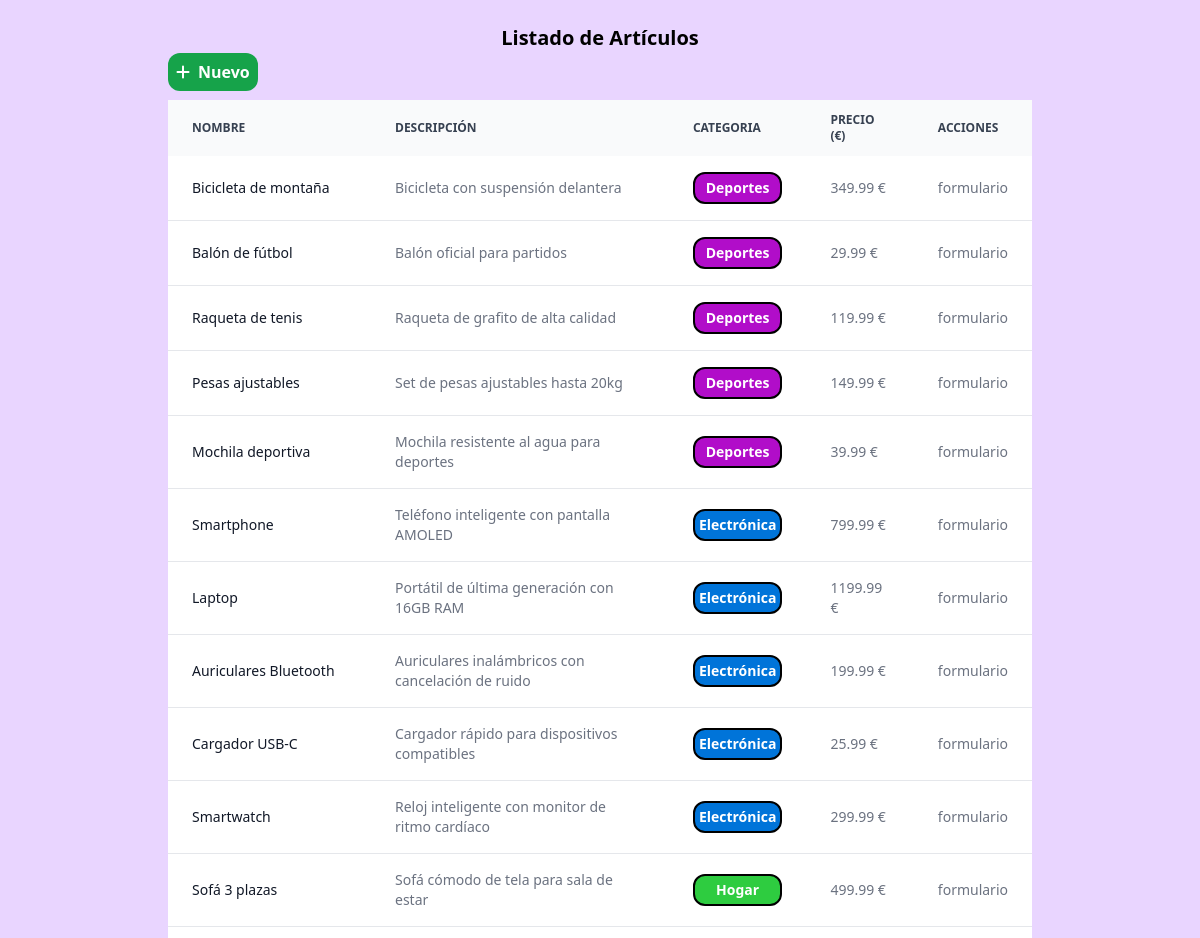
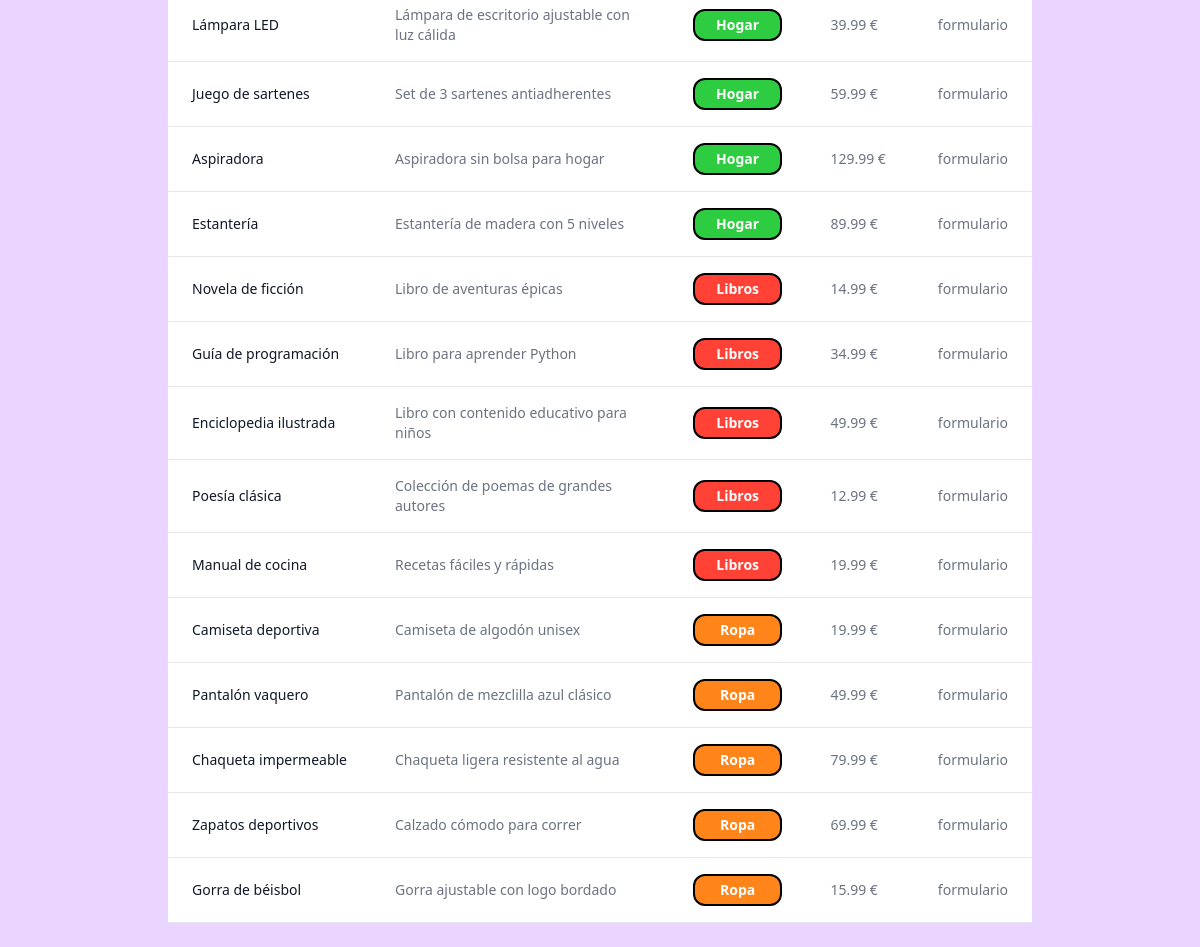
Screenshot of /cruds/ej4/public/articulos.php with the database file from the repository (2 pictures, top to bottom).
### tables this page shows
create table articulos(
    id int auto_increment primary key,
    nombre varchar(60) unique not null,
    descripcion varchar(150),
    precio numeric(6,2),
    categoria_id int not null,
    constraint fk_art_cat foreign key(categoria_id) references categorias(id) on delete cascade
);

create table categorias(
    id int auto_increment primary key,
    nombre varchar(60) unique not null,
    color varchar(100) not null
);

### cruds/ej4/public/articulos.php (the view, shortened to what this page needs)
<?php
require __DIR__ . "/../utilidades/conexion.php";
$q = "select articulos.*, categorias.nombre as nomcat, color from articulos, categorias where categoria_id=categorias.id order by nomcat";
$articulos = mysqli_query($llave, $q);
?>
<!DOCTYPE html>
<html lang="es">
<head>
    <script src="https://cdn.tailwindcss.com"></script>
    <link rel="stylesheet" href="https://cdnjs.cloudflare.com/ajax/libs/font-awesome/6.6.0/css/all.min.css" />
</head>
<body class="p-6 bg-purple-200">
    <h3 class="text-center font-bold text-xl">Listado de Artículos</h3>
    <div class="w-3/4 mx-auto mt-2">
        <div class="mb-4">
            <a href="nuevo.php" class="p-2 rounded-xl bg-green-600 hover:bg-green-800 font-bold text-white">
                <i class='fas fa-add mr-2'></i>Nuevo
            </a>
        </div>
        <table class="w-full text-sm text-left rtl:text-right text-gray-500 dark:text-gray-400">
            <thead class="text-xs text-gray-700 uppercase bg-gray-50 dark:bg-gray-700 dark:text-gray-400">
                <tr>
                    <th scope="col" class="px-6 py-3">
                        NOMBRE
                    </th>
                    <th scope="col" class="px-6 py-3">
                        DESCRIPCIÓN
                    </th>
                    <th scope="col" class="px-6 py-3">
                        CATEGORIA
                    </th>
                    <th scope="col" class="px-6 py-3">
                        PRECIO (€)
                    </th>
                    <th scope="col" class="px-6 py-3">
                        ACCIONES
                    </th>
                </tr>
            </thead>
            <tbody>
                <?php foreach ($articulos as $item): ?>
                    <tr class="bg-white border-b dark:bg-gray-800 dark:border-gray-700">
                        <th scope="row" class="px-6 py-4 font-medium text-gray-900 whitespace-nowrap dark:text-white">
                            <?= $item['nombre'] ?>
                        </th>
                        <td class="px-6 py-4">
                            <?= $item['descripcion'] ?>
                        </td>
                        <td class="px-6 py-4">
                            <p
                                class="p-1 rounded-xl border-2 border-black text-center font-bold text-white"
                                style="background-color:<?= $item['color'] ?>">
                                <?= $item['nomcat'] ?>
                            </p>
                        </td>
                        <td class="px-6 py-4">
                            <?= $item['precio'] ?> €
                        </td>
                        <td class="px-6 py-4">
                            formulario
                        </td>
                    </tr>
                <?php endforeach; ?>
            </tbody>
        </table>
    </div>
</body>
</html>

### rows the page displays
articulos: nombre "Bicicleta de montaña", descripcion "Bicicleta con suspensión delantera", categoria.nombre "Deportes", precio "349.99"
articulos: nombre "Balón de fútbol", descripcion "Balón oficial para partidos", categoria.nombre "Deportes", precio "29.99"
articulos: nombre "Raqueta de tenis", descripcion "Raqueta de grafito de alta calidad", categoria.nombre "Deportes", precio "119.99"
articulos: nombre "Pesas ajustables", descripcion "Set de pesas ajustables hasta 20kg", categoria.nombre "Deportes", precio "149.99"
articulos: nombre "Mochila deportiva", descripcion "Mochila resistente al agua para deportes", categoria.nombre "Deportes", precio "39.99"
articulos: nombre "Smartphone", descripcion "Teléfono inteligente con pantalla AMOLED", categoria.nombre "Electrónica", precio "799.99"
articulos: nombre "Laptop", descripcion "Portátil de última generación con 16GB RAM", categoria.nombre "Electrónica", precio "1199.99"
articulos: nombre "Auriculares Bluetooth", descripcion "Auriculares inalámbricos con cancelación de ruido", categoria.nombre "Electrónica", precio "199.99"
articulos: nombre "Cargador USB-C", descripcion "Cargador rápido para dispositivos compatibles", categoria.nombre "Electrónica", precio "25.99"
articulos: nombre "Smartwatch", descripcion "Reloj inteligente con monitor de ritmo cardíaco", categoria.nombre "Electrónica", precio "299.99"
articulos: nombre "Sofá 3 plazas", descripcion "Sofá cómodo de tela para sala de estar", categoria.nombre "Hogar", precio "499.99"
articulos: nombre "Lámpara LED", descripcion "Lámpara de escritorio ajustable con luz cálida", categoria.nombre "Hogar", precio "39.99"
articulos: nombre "Juego de sartenes", descripcion "Set de 3 sartenes antiadherentes", categoria.nombre "Hogar", precio "59.99"
articulos: nombre "Aspiradora", descripcion "Aspiradora sin bolsa para hogar", categoria.nombre "Hogar", precio "129.99"
articulos: nombre "Estantería", descripcion "Estantería de madera con 5 niveles", categoria.nombre "Hogar", precio "89.99"
articulos: nombre "Novela de ficción", descripcion "Libro de aventuras épicas", categoria.nombre "Libros", precio "14.99"
articulos: nombre "Guía de programación", descripcion "Libro para aprender Python", categoria.nombre "Libros", precio "34.99"
articulos: nombre "Enciclopedia ilustrada", descripcion "Libro con contenido educativo para niños", categoria.nombre "Libros", precio "49.99"
articulos: nombre "Poesía clásica", descripcion "Colección de poemas de grandes autores", categoria.nombre "Libros", precio "12.99"
articulos: nombre "Manual de cocina", descripcion "Recetas fáciles y rápidas", categoria.nombre "Libros", precio "19.99"
articulos: nombre "Camiseta deportiva", descripcion "Camiseta de algodón unisex", categoria.nombre "Ropa", precio "19.99"
articulos: nombre "Pantalón vaquero", descripcion "Pantalón de mezclilla azul clásico", categoria.nombre "Ropa", precio "49.99"
articulos: nombre "Chaqueta impermeable", descripcion "Chaqueta ligera resistente al agua", categoria.nombre "Ropa", precio "79.99"
articulos: nombre "Zapatos deportivos", descripcion "Calzado cómodo para correr", categoria.nombre "Ropa", precio "69.99"
articulos: nombre "Gorra de béisbol", descripcion "Gorra ajustable con logo bordado", categoria.nombre "Ropa", precio "15.99"
